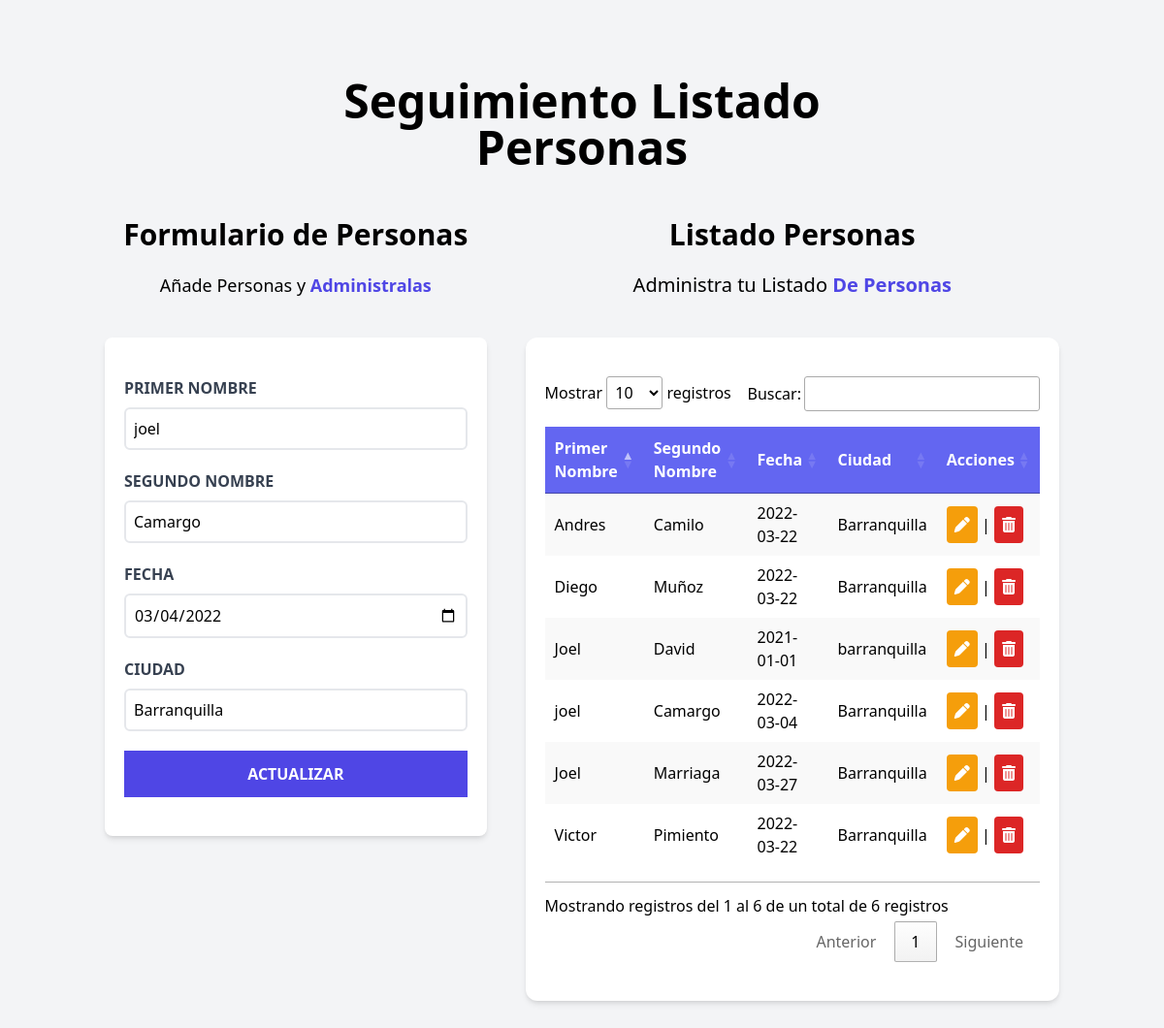
The app's page /?editar&id=5 with its own data.
### tables this page shows
CREATE TABLE IF NOT EXISTS `persona` (
  `idpersona` int(11) NOT NULL AUTO_INCREMENT,
  `firstName` varchar(45) NOT NULL,
  `lastName` varchar(45) NOT NULL,
  `dob` date NOT NULL,
  `city` varchar(45) NOT NULL,
  PRIMARY KEY (`idpersona`)
);

### Data/Conexion.php (called while the page is built)
<?php
    class Conexion {
        public static function con() {
            $host = 'localhost';
            $user = 'root';
            $password = '';
            $db = 'personas';
            $enlace = mysqli_connect($host, $user, $password) or die("Error conectando al servidor");
          mysqli_select_db ($enlace, $db)or die ($db. " Base de datos no encontrada.". $user);
          return $enlace;
        }
    }

### Bussines/PersonService.php (called while the page is built, shortened)
<?php
    require_once('Data/Conexion.php');
    class PersonService{
        public static function getPersons(){
            $sql = "SELECT * from persona";
            $registros = [];
            $res = mysqli_query(Conexion::con(), $sql);
            while($reg=mysqli_fetch_assoc($res)){
                $registros[]=$reg;
            }
            return $registros;
        }
        public static function getPerson($id){
            $sql = "SELECT * from persona WHERE idpersona = $id";
            $registro = [];
            $res = mysqli_query(Conexion::con(), $sql);
            while($reg=mysqli_fetch_assoc($res)){
                $registro[]=$reg;
            }
            return $registro[0];
        }
    }
?>

### index.php (the view, shortened to what this page needs)
<?php
require_once('Bussines/PersonService.php');
?>
<!DOCTYPE html>
<html lang="es">
<head>
    <script src="https://cdn.tailwindcss.com"></script>
    <link rel="stylesheet" type="text/css" href="https://cdn.datatables.net/1.11.5/css/jquery.dataTables.css">
</head>
<body class="bg-gray-100 h-screen">
    <div class="container mx-auto mt-20">
    <h1 class="font-black text-5xl text-center md:w-2/3 mx-auto">
        Seguimiento Listado <span className="text-indigo-600">Personas</span>
    </h1>
        <div class="mt-12 md:flex">
            <?php
                if(isset($_GET['editar'])){
                    $id =  $_GET['id'];
                    $person = PersonService::getPerson($id);
            ?>
            <div class="md:w-1/2 lg:w-2/5 mx-5">
                <h4 class="font-black text-3xl text-center">Formulario de Personas</h4>
                <p class="text-lg mt-5 text-center mb-10">
                    Añade Personas y
                    <span class="text-indigo-600 font-bold">Administralas</span>
                </p>
                <form class="bg-white shadow-md rounded-lg py-10 px-5 mb-10" name="persona" method="GET" >
                    <div class="mb-5">
                        <label for="pNombre" class="block text-gray-700 uppercase font-bold">Primer Nombre
                        </label>
                        <input id="pNombre" type="text" name="pNombre" placeholder="Primer Nombre de la Persona" class="border-2 w-full p-2 mt-2 placeholder-gray-400 rounded-md" value="<?= $person['firstName'] ?>" onchange=" obj['pNombre'] = this.value"/>
                    </div>
                    <div class="mb-5">
                        <label for="sNombre" class="block text-gray-700 uppercase font-bold">Segundo Nombre
                        </label>
                        <input id="sNombre" type="text" name="sNombre" placeholder="Segundo Nombre de la Persona" class="border-2 w-full p-2 mt-2 placeholder-gray-400 rounded-md" value="<?= $person['lastName'] ?>" onchange=" obj['sNombre'] = this.value"/>
                    </div>
                    <div class="mb-5">
                        <label for="Dob" class="block text-gray-700 uppercase font-bold">Fecha
                        </label>
                        <input id="Dob" type="date" name="dob" class="border-2 w-full p-2 mt-2 placeholder-gray-400 rounded-md" value="<?= $person['dob'] ?>" onchange=" obj['dob'] = this.value"/>
                    </div>
                    <div class="mb-5">
                        <label for="ciudad" class="block text-gray-700 uppercase font-bold">Ciudad
                        </label>
                        <input id="ciudad" type="text" name="city" placeholder="Ciudad de Residencia" class="border-2 w-full p-2 mt-2 placeholder-gray-400 rounded-md" value="<?= $person['city'] ?>" onchange=" obj['ciudad'] = this.value"/>
                    </div>
                    <input type="submit" class="bg-indigo-600 w-full p-3 text-white uppercase font-bold hover:bg-indigo-700 cursor-pointer transition-colors" value="actualizar"/>
                </form>
            </div>
            <?php } ?>
            <div class="md:w-1/2 lg:w-3/5 md:h-screen">
                <h2 class="font-black text-3xl text-center">Listado Personas</h2>
                        <p class="text-xl mt-5 mb-10 text-center">
                            Administra tu Listado
                            <span class="text-indigo-600 font-bold">De Personas</span>
                        </p>
                <div class="mx-5 my-10 bg-white shadow-md px-5 py-10 rounded-xl overflow-x-scroll">
                    <table id="example" class="stripe hover" style="width:100%; padding-top: 1em;  padding-bottom: 1em;">
                        <thead>
                            <tr class="bg-indigo-500 bg-opacity-100 text-white">
                            <th>Primer Nombre</th>
                            <th>Segundo Nombre</th>
                            <th>Fecha</th>
                            <th>Ciudad</th>
                            <th>Acciones</th>
                            </tr>
                        </thead>
                        <tbody>
                             <?php
                                $personas = PersonService::getPersons();
                                foreach ($personas as $person) {
                             ?>
                                <tr>
                                    <td><?= $person['firstName'] ?></td>
                                    <td><?= $person['lastName'] ?></td>
                                    <td><?= $person['dob'] ?></td>
                                    <td><?= $person['city'] ?></td>
                                    <td>
                                        <a href="?editar&id=<?= $person['idpersona'] ?>" class="p-2 bg-amber-500 text-white rounded"><i class="fa fa-pen"></i></a> | <a onclick="eliminar(<?= $person['idpersona'] ?>)" class="p-2 bg-red-600 text-white rounded cursor-pointer"><i class="fa fa-trash"></i></a>
                                    </td>
                                </tr>
                            <?php
                                        }
                            ?>
                        </tbody>
                    </table>
                </div>
            </div>
        </div>
        </div>
</body>
</html>

### records on screen
persona: pNombre "joel", sNombre "Camargo", dob "03/04/2022", city "Barranquilla", firstName "joel", lastName "Camargo", dob "2022-03-04"
persona: firstName "Joel", lastName "David", dob "2021-01-01", city "barranquilla"
persona: firstName "Diego", lastName "Muñoz", dob "2022-03-22", city "Barranquilla"
persona: firstName "Victor", lastName "Pimiento", dob "2022-03-22", city "Barranquilla"
persona: firstName "Andres", lastName "Camilo", dob "2022-03-22", city "Barranquilla"
persona: firstName "Joel", lastName "Marriaga", dob "2022-03-27", city "Barranquilla"
